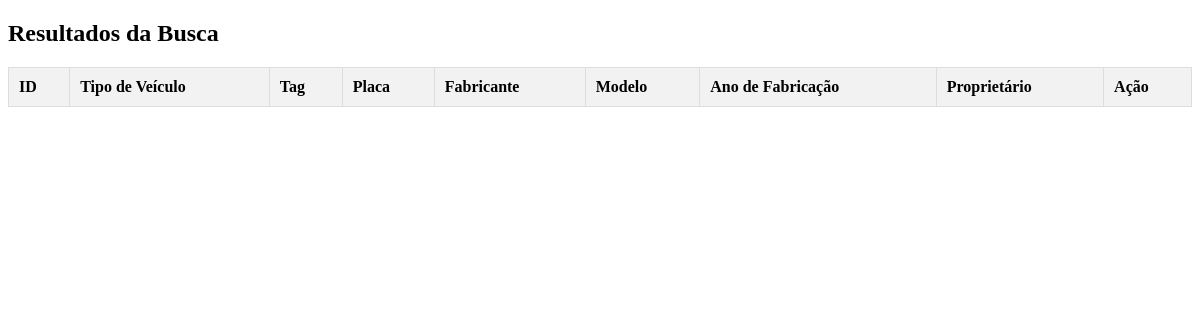
Page /php/pre_os_veiculo.php on the earlier database version.
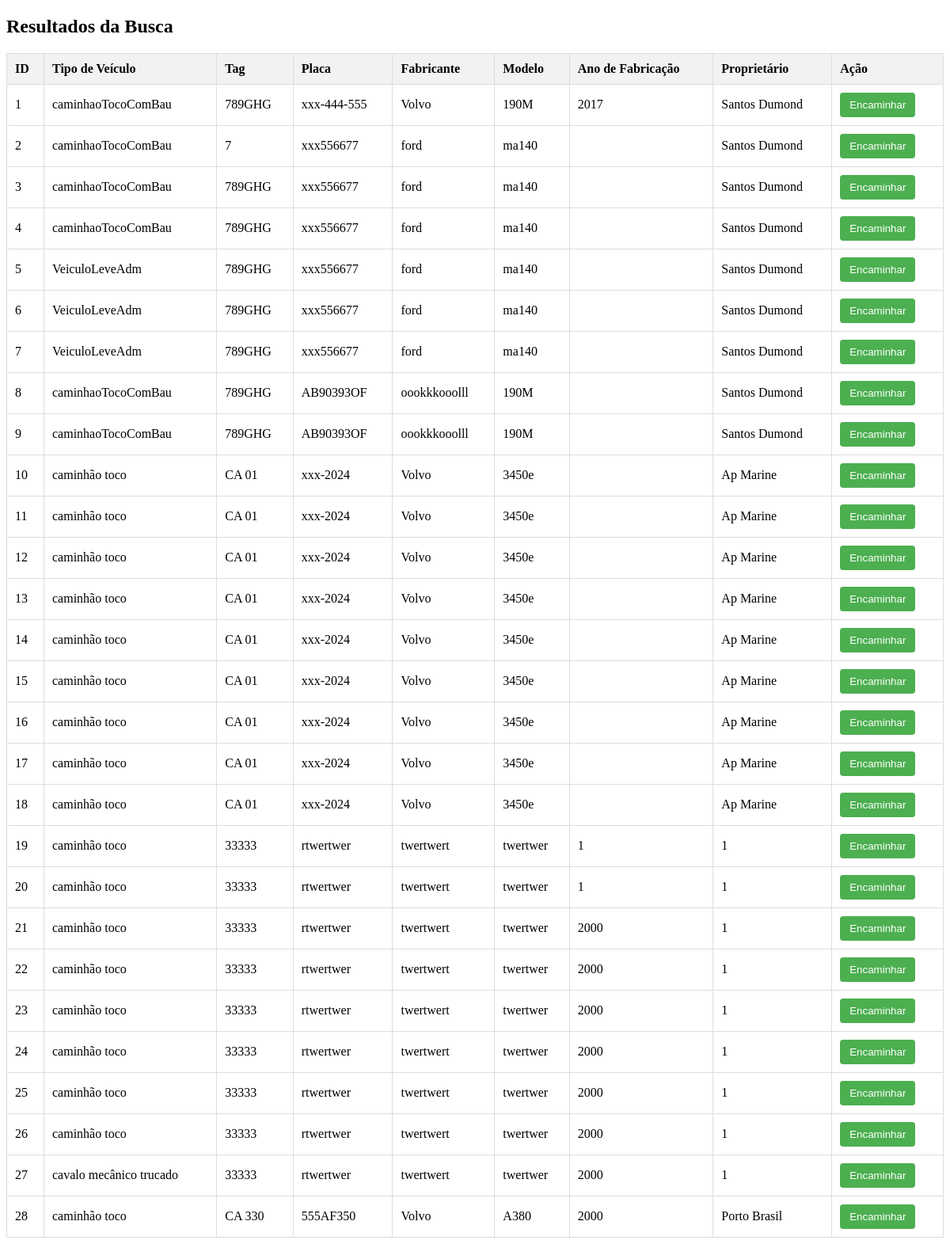
Same page on the later database version.
### tables this page shows
CREATE TABLE `ativo_veiculo` (
  `id` int(11) NOT NULL,
  `tipo_veiculo` varchar(255) DEFAULT NULL,
  `tag` varchar(255) DEFAULT NULL,
  `placa` varchar(15) DEFAULT NULL,
  `fabricante` varchar(255) DEFAULT NULL,
  `modelo` varchar(255) DEFAULT NULL,
  `ano_fabricacao` varchar(110) DEFAULT NULL,
  `chassis` varchar(255) DEFAULT NULL,
  `renavam` varchar(20) DEFAULT NULL,
  `proprietario` varchar(255) DEFAULT NULL,
  `tara` int(11) DEFAULT NULL,
  `lotacao` int(11) DEFAULT NULL,
  `PTB` int(11) DEFAULT NULL,
  `PBTC` int(11) DEFAULT NULL,
  `CMT` varchar(10) DEFAULT NULL,
  `cor` varchar(50) DEFAULT NULL,
  `foto` varchar(255) DEFAULT NULL
);

### php/pre_os_veiculo.php (the view, shortened to what this page needs)
<?php
include "conexao_bd.php";
$sql = "SELECT * FROM ativo_veiculo";
$resultado = $conn->query($sql);
?>
<!DOCTYPE html>
<html lang="pt-br">
<head>
</head>
<body>
<h2>Resultados da Busca</h2>
<table>
    <tr>
        <th>ID</th>
        <th>Tipo de Veículo</th>
        <th>Tag</th>
        <th>Placa</th>
        <th>Fabricante</th>
        <th>Modelo</th>
        <th>Ano de Fabricação</th>
        <th>Proprietário</th>
        <th>Ação</th>
    </tr>
    <?php
    while ($row = $resultado->fetch_assoc()) {
        echo "<tr>";
        echo "<td>" . $row["id"] . "</td>";
        echo "<td>" . $row["tipo_veiculo"] . "</td>";
        echo "<td>" . $row["tag"] . "</td>";
        echo "<td>" . $row["placa"] . "</td>";
        echo "<td>" . $row["fabricante"] . "</td>";
        echo "<td>" . $row["modelo"] . "</td>";
        echo "<td>" . $row["ano_fabricacao"] . "</td>";
        echo "<td>" . $row["proprietario"] . "</td>";
        echo "<td><button onclick=\"encaminharParaOutraPagina(" . $row["id"] . ")\">Encaminhar</button></td>";
        echo "</tr>";
    }
    ?>
</table>
</body>
</html>

Differences in the rows shown:
added ativo_veiculo: id "1", tipo_veiculo "caminhaoTocoComBau", tag "789GHG", placa "xxx-444-555", fabricante "Volvo", modelo "190M", ano_fabricacao "2017", proprietario "Santos Dumond"
added ativo_veiculo: id "2", tipo_veiculo "caminhaoTocoComBau", tag "7", placa "xxx556677", fabricante "ford", modelo "ma140", proprietario "Santos Dumond"
added ativo_veiculo: id "3", tipo_veiculo "caminhaoTocoComBau", tag "789GHG", placa "xxx556677", fabricante "ford", modelo "ma140", proprietario "Santos Dumond"
added ativo_veiculo: id "4", tipo_veiculo "caminhaoTocoComBau", tag "789GHG", placa "xxx556677", fabricante "ford", modelo "ma140", proprietario "Santos Dumond"
added ativo_veiculo: id "5", tipo_veiculo "VeiculoLeveAdm", tag "789GHG", placa "xxx556677", fabricante "ford", modelo "ma140", proprietario "Santos Dumond"
added ativo_veiculo: id "6", tipo_veiculo "VeiculoLeveAdm", tag "789GHG", placa "xxx556677", fabricante "ford", modelo "ma140", proprietario "Santos Dumond"
added ativo_veiculo: id "7", tipo_veiculo "VeiculoLeveAdm", tag "789GHG", placa "xxx556677", fabricante "ford", modelo "ma140", proprietario "Santos Dumond"
added ativo_veiculo: id "8", tipo_veiculo "caminhaoTocoComBau", tag "789GHG", placa "AB90393OF", fabricante "oookkkooolll", modelo "190M", proprietario "Santos Dumond"
added ativo_veiculo: id "9", tipo_veiculo "caminhaoTocoComBau", tag "789GHG", placa "AB90393OF", fabricante "oookkkooolll", modelo "190M", proprietario "Santos Dumond"
added ativo_veiculo: id "10", tipo_veiculo "caminhão toco", tag "CA 01", placa "xxx-2024", fabricante "Volvo", modelo "3450e", proprietario "Ap Marine"
added ativo_veiculo: id "11", tipo_veiculo "caminhão toco", tag "CA 01", placa "xxx-2024", fabricante "Volvo", modelo "3450e", proprietario "Ap Marine"
added ativo_veiculo: id "12", tipo_veiculo "caminhão toco", tag "CA 01", placa "xxx-2024", fabricante "Volvo", modelo "3450e", proprietario "Ap Marine"
added ativo_veiculo: id "13", tipo_veiculo "caminhão toco", tag "CA 01", placa "xxx-2024", fabricante "Volvo", modelo "3450e", proprietario "Ap Marine"
added ativo_veiculo: id "14", tipo_veiculo "caminhão toco", tag "CA 01", placa "xxx-2024", fabricante "Volvo", modelo "3450e", proprietario "Ap Marine"
added ativo_veiculo: id "15", tipo_veiculo "caminhão toco", tag "CA 01", placa "xxx-2024", fabricante "Volvo", modelo "3450e", proprietario "Ap Marine"
added ativo_veiculo: id "16", tipo_veiculo "caminhão toco", tag "CA 01", placa "xxx-2024", fabricante "Volvo", modelo "3450e", proprietario "Ap Marine"
added ativo_veiculo: id "17", tipo_veiculo "caminhão toco", tag "CA 01", placa "xxx-2024", fabricante "Volvo", modelo "3450e", proprietario "Ap Marine"
added ativo_veiculo: id "18", tipo_veiculo "caminhão toco", tag "CA 01", placa "xxx-2024", fabricante "Volvo", modelo "3450e", proprietario "Ap Marine"
added ativo_veiculo: id "19", tipo_veiculo "caminhão toco", tag "33333", placa "rtwertwer", fabricante "twertwert", modelo "twertwer", ano_fabricacao "1", proprietario "1"
added ativo_veiculo: id "20", tipo_veiculo "caminhão toco", tag "33333", placa "rtwertwer", fabricante "twertwert", modelo "twertwer", ano_fabricacao "1", proprietario "1"
added ativo_veiculo: id "21", tipo_veiculo "caminhão toco", tag "33333", placa "rtwertwer", fabricante "twertwert", modelo "twertwer", ano_fabricacao "2000", proprietario "1"
added ativo_veiculo: id "22", tipo_veiculo "caminhão toco", tag "33333", placa "rtwertwer", fabricante "twertwert", modelo "twertwer", ano_fabricacao "2000", proprietario "1"
added ativo_veiculo: id "23", tipo_veiculo "caminhão toco", tag "33333", placa "rtwertwer", fabricante "twertwert", modelo "twertwer", ano_fabricacao "2000", proprietario "1"
added ativo_veiculo: id "24", tipo_veiculo "caminhão toco", tag "33333", placa "rtwertwer", fabricante "twertwert", modelo "twertwer", ano_fabricacao "2000", proprietario "1"
added ativo_veiculo: id "25", tipo_veiculo "caminhão toco", tag "33333", placa "rtwertwer", fabricante "twertwert", modelo "twertwer", ano_fabricacao "2000", proprietario "1"
added ativo_veiculo: id "26", tipo_veiculo "caminhão toco", tag "33333", placa "rtwertwer", fabricante "twertwert", modelo "twertwer", ano_fabricacao "2000", proprietario "1"
added ativo_veiculo: id "27", tipo_veiculo "cavalo mecânico trucado", tag "33333", placa "rtwertwer", fabricante "twertwert", modelo "twertwer", ano_fabricacao "2000", proprietario "1"
added ativo_veiculo: id "28", tipo_veiculo "caminhão toco", tag "CA 330", placa "555AF350", fabricante "Volvo", modelo "A380", ano_fabricacao "2000", proprietario "Porto Brasil"
